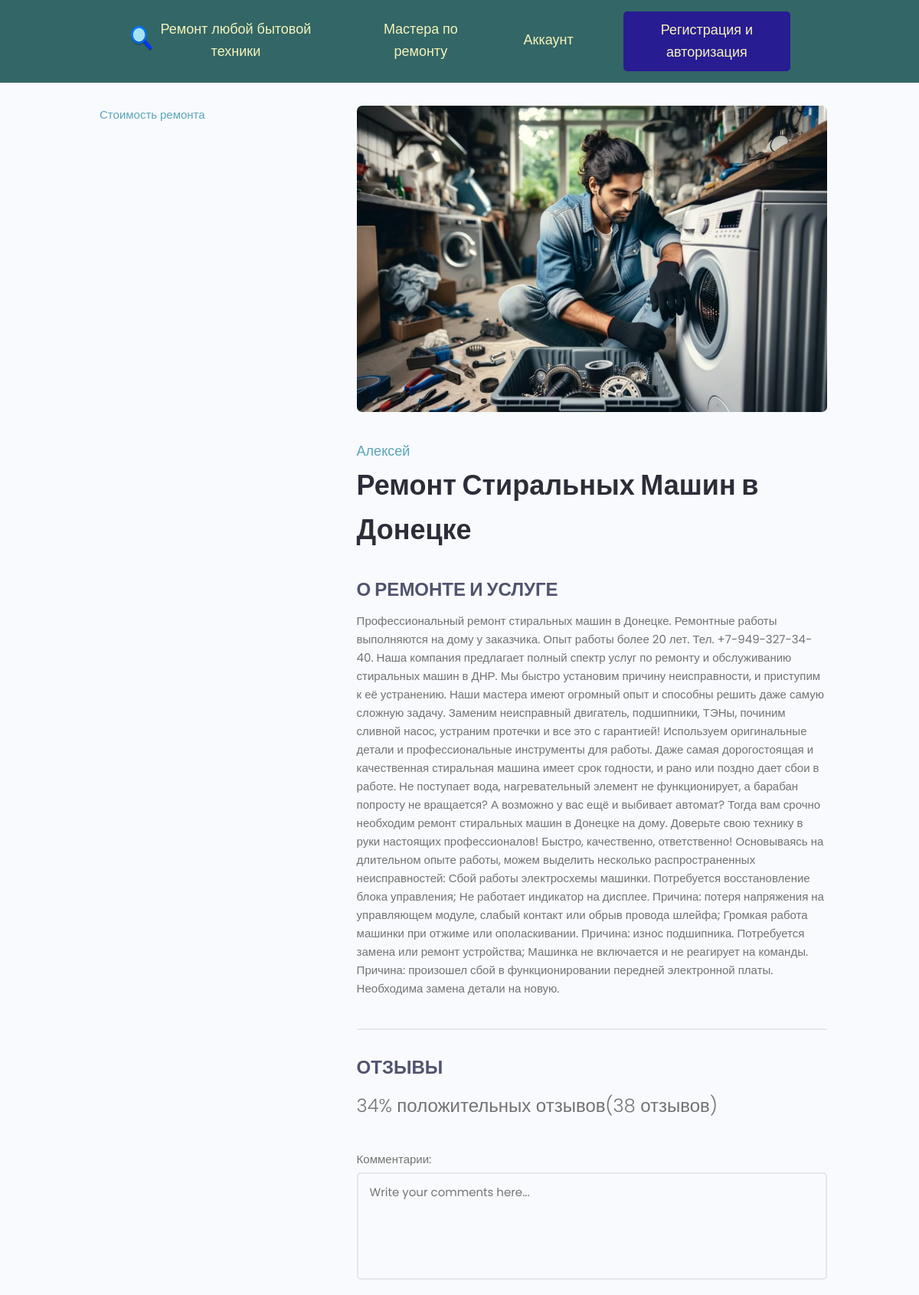
The page /repair/1/ (upper part) on the database as committed earlier.
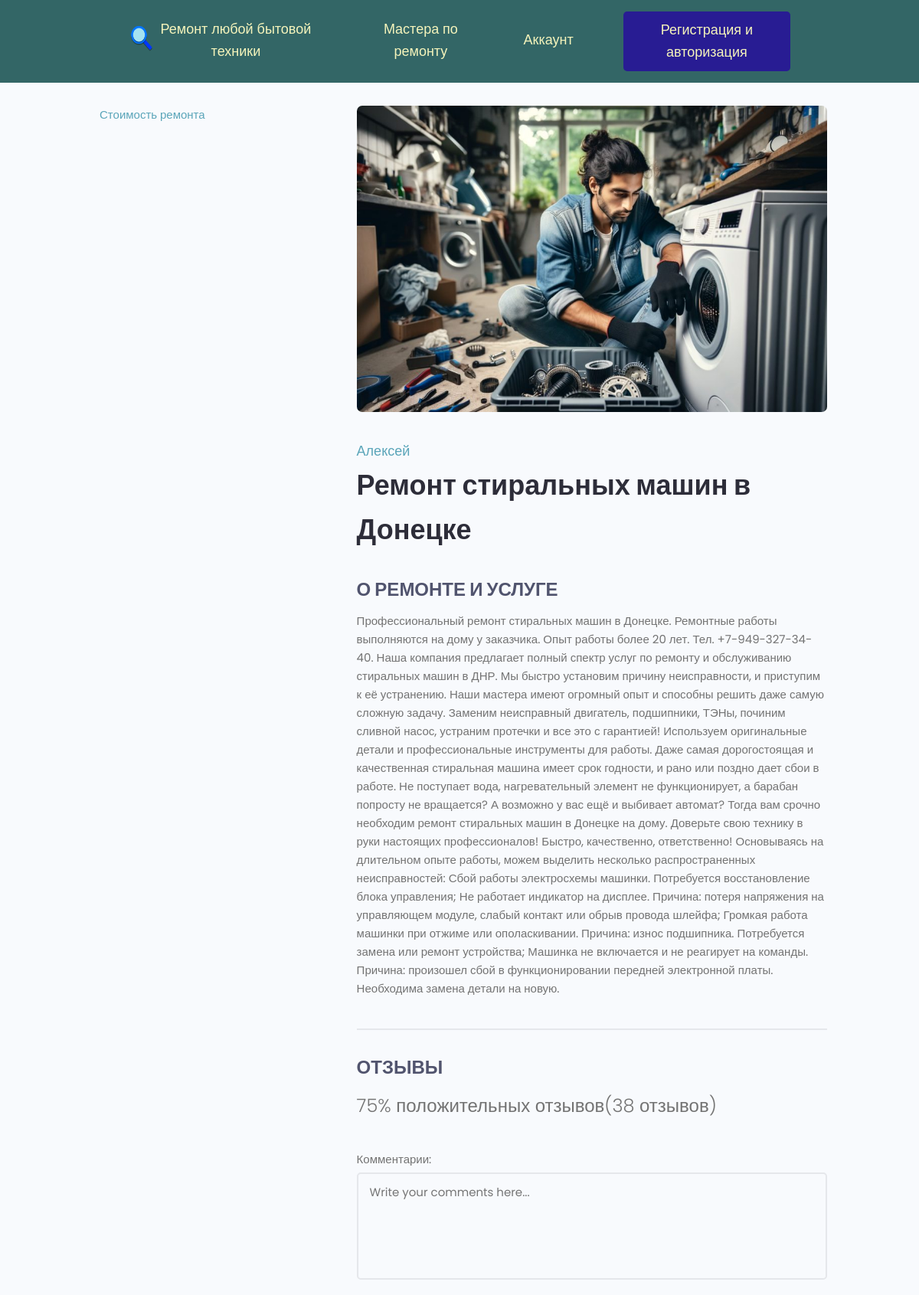
The same page on the database as committed later.
### rembyt/models.py (models this page shows, shortened)
class Repair(models.Model):
    owner = models.ForeignKey(Engineer, on_delete=models.SET_NULL, blank=True, null=True, verbose_name="Мастер")
    type_of_repair = models.CharField(max_length=200, verbose_name="Вид ремонта")
    description = models.TextField(blank=True, verbose_name="Описание")
    my_image = models.ImageField(default="resize_imag.jpg", upload_to='repairs/%Y/%m/%d', verbose_name="Фото")
    price_link = models.FileField(upload_to="repairs/", default="repairs/price_repair_cleaner.jpeg", verbose_name="Цены")
    vote_total = models.IntegerField(default=0, blank=True, verbose_name="Отзывов")
    vote_ratio = models.IntegerField(default=0, blank=True, verbose_name="Положительных отзывов")
    created = models.DateTimeField(auto_now_add=True, verbose_name="Дата")
    class Meta:
        ordering = ["-created"]

### engineers/models.py (models this page shows, shortened)
class Engineer(models.Model):
    engineer = models.OneToOneField(User, on_delete=models.CASCADE, blank=True, verbose_name="Мастер")
    name = models.CharField(max_length=200, blank=True, verbose_name="Имя")
    email = models.EmailField(max_length=200, blank=True, verbose_name="Email")
    username = models.CharField(max_length=200, blank=True, verbose_name="Username")
    i_info = models.TextField(max_length=100, blank=True, verbose_name="Кратко")
    all_info = models.TextField(blank=True, verbose_name="Информация")
    engineer_image = models.ImageField(upload_to="repairs/", default="repairs/engineer.jpeg", verbose_name="Фото")
    education = models.CharField(max_length=200, blank=True, verbose_name="Образование")
    price = models.FileField(upload_to="repairs/", default="repairs/price_repair_cleaner.jpeg", verbose_name="Цены")
    social_website = models.CharField(max_length=200, blank=True, verbose_name="Сайт")
    social_vkontakte = models.CharField(max_length=200, blank=True, verbose_name="Вконтакте")
    social_whatsapp = models.CharField(max_length=200, blank=True, verbose_name="WhatsApp")
    social_telegram = models.CharField(max_length=200, blank=True, verbose_name="Телеграм")
    created = models.DateTimeField(auto_now_add=True, verbose_name="Дата создания")

### rembyt/views.py (the view)
# urls.py: path('repair/<str:pk>/', views.repair, name='repair'),
def repair(request, pk):
    repair_obj = Repair.objects.get(id=pk)
    context = {'repair': repair_obj}
    return render(request, "rembyt/single-repair.html", context)

### rembyt/templates/rembyt/single-repair.html (shortened to what this page needs)
{% extends 'rembyt/base.html' %}
{% block content %}
<main class="singleProject my-md">
    <div class="container">
        <div class="layout">
            <div class="column column--1of3">
                {% if repair.price_link %}
                <a class="singleProject__liveLink" href="{{ repair.price_link }}" target="_blank">Стоимость ремонта
                </a>
                {% endif %}
            </div>
            <div class="column column--2of3">
                <img class="singleProject__preview" src="{{ repair.my_image.url }}" alt="portfolio thumbnail"/>
                <a href="{% url 'file_engineer' repair.owner.id %}" class="singleProject__developer">{{repair.owner.name}}</a>
                <h2 class="singleProject__title">{{ repair.type_of_repair }}</h2>
                <h3 class="singleProject__subtitle">О ремонте и услуге</h3>
                <div class="singleProject__info">
                    {{ repair.description }}
                </div>
                <div class="comments">
                    <h3 class="singleProject__subtitle">Отзывы</h3>
                    <h5 class="project--rating">
                        {{ repair.vote_ratio }}% положительных отзывов({{ repair.vote_total }} отзывов)
                    </h5>
                    <form class="form" action="#" method="POST">
                        <div class="form__field">
                            <label for="formInput#textarea">Комментарии: </label>
                            <textarea class="input input--textarea" name="message" id="formInput#textarea"
                                      placeholder="Write your comments here..."></textarea>
                        </div>
                    </form>
                </div>
            </div>
        </div>
    </div>
</main>
{% endblock %}

Rows that differ between the two databases and show on the page:
changed Repair "Алексей": type_of_repair "Ремонт Стиральных Машин в Донецке" → "Ремонт стиральных машин в Донецке"; vote_ratio "34" → "75"
